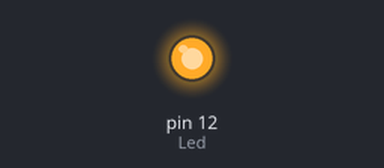
A sketch run on a simulated Arduino Uno, built with avr-gcc and run on an emulated ATmega328P. Shown: output pins drawn as LEDs (lit = HIGH).

Above: at 0.1 s.
Timing chart, 0 to 1.6 s (numbered marks = the images above):
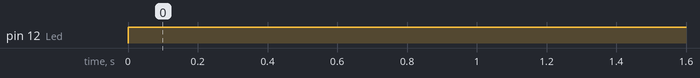

Measured:
- by itself, pin 12 (Led): LOW → HIGH at 0.00 s

The sketch:

BLKLab_PRJ35_Dau_Noi_Va_Dieu_Khien_LED_Don_Voi_Arduino.ino
```cpp
int Led = 12;          //Khai báo chân điều khiển LED

void setup() {
  pinMode(Led, OUTPUT);//Khai báo chức năng của chân điều khiển LED
}

void loop() {
  digitalWrite(Led, HIGH); // Bật LED
  delay(500);           // Chờ 500ms
}
```
